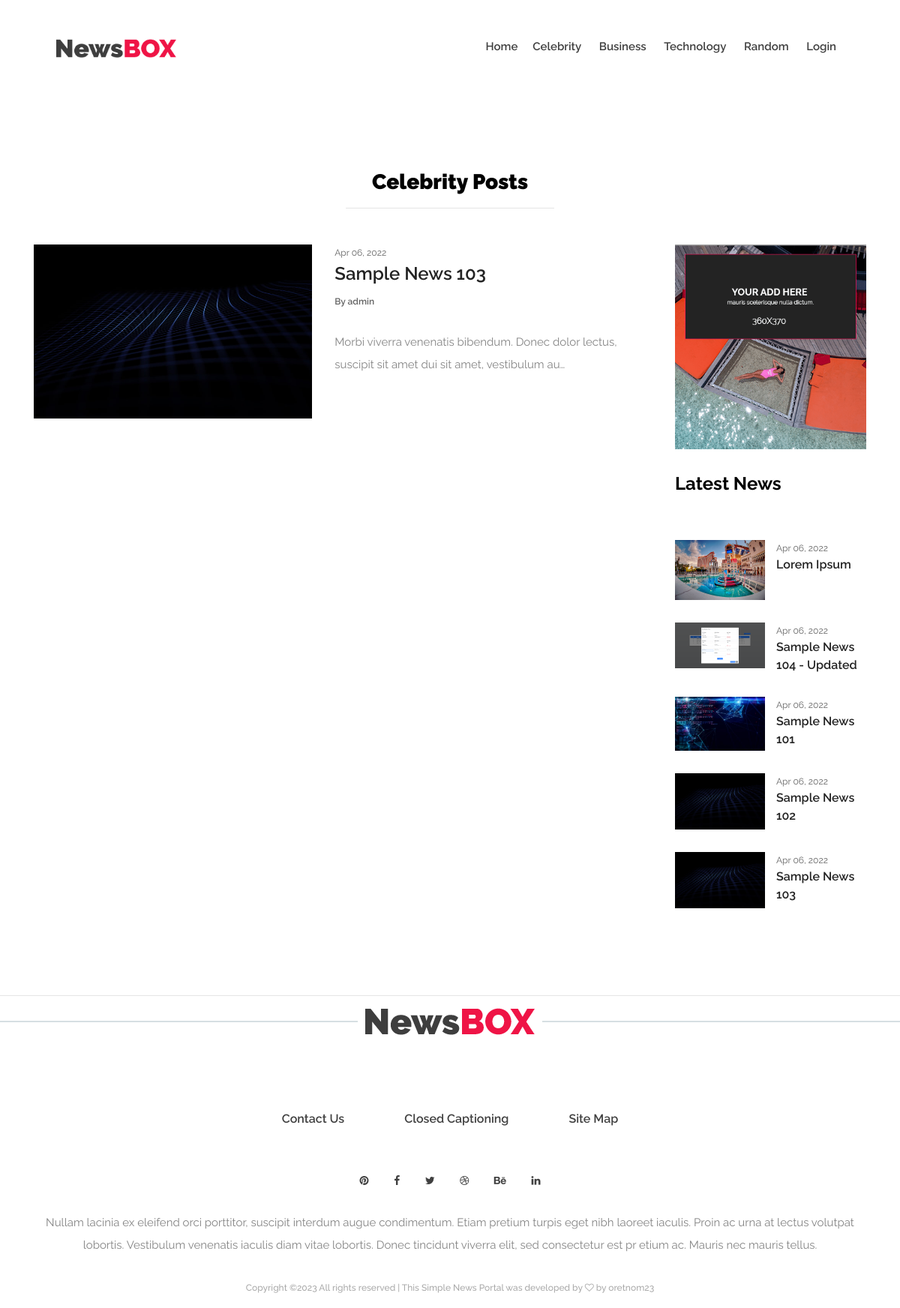
Page /category/1 on the committed database.
### newsApp/models.py (models this page shows, shortened)
class Category(models.Model):
    name = models.CharField(max_length=250)
    status = models.CharField(max_length=2, choices=(("1",'Active'), ("2",'Inactive')), default=1)
    date_created = models.DateTimeField(default=timezone.now)
    date_updated = models.DateTimeField(auto_now = True)
    def __str__(self):
        return self.name

class Post(models.Model):
    user = models.ForeignKey(User, on_delete=models.CASCADE)
    category = models.ForeignKey(Category, on_delete=models.CASCADE,default="")
    title = models.TextField()
    short_description = models.TextField()
    content = models.TextField()
    banner_path = models.ImageField(upload_to='news_bannner')
    status = models.CharField(max_length=2, choices=(("1",'Published'), ("2",'Unpublished')), default=2)
    meta_keywords = models.TextField()
    date_created = models.DateTimeField(default=timezone.now)
    date_updated = models.DateTimeField(auto_now = True)

### newsApp/views.py (the view)
# urls.py: path('category/<int:pk>', views.category_posts, name="category-post"),
def category_posts(request,pk=None):
    context = context_data()
    if pk is None:
        messages.error(request,"File not Found")
        return redirect('home-page')
    try:
        category = models.Category.objects.get(id=pk)
    except:
        messages.error(request,"File not Found")
        return redirect('home-page')
    context['category'] = category
    context['page'] = 'category_post'
    context['page_title'] = f'{category.name} Posts'
    context['posts'] = models.Post.objects.filter(status = 1, category = category).all()
    context['latest'] = models.Post.objects.filter(status = 1).order_by('-date_created').all()[:10]
    return render(request, 'category.html', context)

### newsApp/views.py (called while the page is built)
def context_data():
    context = {
        'site_name': 'Simple News Portal',
        'page' : 'home',
        'page_title' : 'News Portal',
        'categories' : models.Category.objects.filter(status = 1).all(),
    }
    return context

### newsApp/templates/category.html
{% extends 'layouts/base.html' %}{% load static %} {% block content %}
<div class="news-area section-padding-100-70">
    <div class="container">
        <h3 class="text-center"><b>{{category.name}} Posts</b></h3>
        <center>
            <hr class="w-25">
        </center>
        <div class="row mt-5">
            <div class="col-12 col-md-8 col-lg-9">
                <div id="post-list">
                    {% for post in posts %}
                    <div class="single-blog-post d-flex flex-wrap style-5 mb-30">
                        <div class="blog-thumbnail">
                            <a href="{% url 'view-post' post.pk %}"><img src="{{post.banner_path.url}}" alt="{post.title}"></a>
                        </div>
                        <div class="blog-content">
                            <span class="post-date">{{post.date_created|date:'M d, Y'}}</span>
                            <a href="{% url 'view-post' post.pk %}" class="post-title">{{post.title}}</a>
                            <a href="#" class="post-author">By {{post.user.username}}</a>
                            <p>{{post.short_description|truncatechars:100}}</p>
                        </div>
                    </div>
                    {% endfor %}
                </div>
            </div>
            <div class="col-12 col-md-4 col-lg-3">
                <div class="sidebar-area">
                    <div class="single-widget-area add-widget mb-30">
                        <a href="#">
                            <img src="{% static 'img/bg-img/add3.png' %}" alt="">
                        </a>
                    </div>
                    <div class="single-widget-area news-widget mb-30">
                        <h4>Latest News</h4>
                            {% for lpost in latest %}
                            <div class="single-blog-post d-flex style-4 mb-30">
                                <div class="blog-thumbnail">
                                    <a href="{% url 'view-post' lpost.pk %}"><img src="{{lpost.banner_path.url}}" alt="{{lpost.title}}"></a>
                                </div>
                                <div class="blog-content">
                                    <span class="post-date">{{lpost.date_created|date:"M d, Y"}}</span>
                                    <a href="{% url 'view-post' lpost.pk %}" class="post-title">{{lpost.title}}</a>
                                </div>
                            </div>
                            {% endfor %}
                    </div>
                </div>
            </div>
        </div>
    </div>
</div>
<hr> {% endblock content %}

### newsApp/templates/layouts/top-navigation.html (shortened to what this page needs)
{% load static %}
<header class="header-area">
    <div class="newsbox-main-menu">
        <div class="classy-nav-container breakpoint-off">
            <div class="container-fluid">
                <nav class="classy-navbar justify-content-between" id="newsboxNav">
                    <a href="index.html" class="nav-brand"><img src="{% static 'img/core-img/logo.png' %}" alt=""></a>
                    <div class="classy-menu">
                        <div class="classynav">
                            <ul>
                                <li><a href="{%url 'home-page'%}">Home</a>
                                {% for category in categories %}
                                <li><a href="{% url 'category-post' category.id %}">{{category}}</a></li>
                                {% endfor %}
                                {% if not user.id %}
                                <li><a href="{% url 'login-page' %}">Login</a></li>
                                {% endif %}
                            </ul>
                        </div>
                    </div>
                </nav>
            </div>
        </div>
    </div>
</header>

### static/style.css (style rules this page uses)
* { margin: 0; padding: 0; }
body { font-family: "Raleway", sans-serif; font-size: 14px; }
h1, h2, h3, h4, h5, h6 { font-family: "Raleway", sans-serif; color: #000000; line-height: 1.3; font-weight: 700; }
p { font-family: "Raleway", sans-serif; color: #858585; font-size: 15px; line-height: 2; font-weight: 400; }
a, a:hover, a:focus { -webkit-transition-duration: 500ms; transition-duration: 500ms; text-decoration: none; outline: 0 solid transparent; color: #000000; font-weight: 600; font-size: 16px; font-family: "Raleway", sans-serif; }
ul, ol { margin: 0; }
ul li, ol li { list-style: none; }
img { height: auto; max-width: 100%; }
.mb-30 { margin-bottom: 30px !important; }
.section-padding-100-70 { padding-top: 100px; padding-bottom: 70px; }
.header-area { position: relative; z-index: 1000; width: 100%; }
.header-area .newsbox-main-menu { position: relative; width: 100%; height: 125px; padding: 0 5%; }
.header-area .newsbox-main-menu .classy-navbar { height: 125px; padding: 0; }
.header-area .newsbox-main-menu .classy-navbar .nav-brand { max-width: 160px; margin-right: 30px; }
.header-area .newsbox-main-menu .classy-navbar .classynav ul li a { font-weight: 600; text-transform: capitalize; font-size: 15px; padding: 0 10px; color: #404040; }
.single-blog-post { position: relative; z-index: 1; overflow: hidden; -webkit-transition-duration: 500ms; transition-duration: 500ms; }
.single-blog-post.style-4 .blog-thumbnail { -webkit-box-flex: 0; -ms-flex: 0 0 120px; flex: 0 0 120px; max-width: 120px; width: 120px; margin-right: 15px; }
.single-blog-post.style-4 .blog-thumbnail img { width: 100%; }
.single-blog-post.style-4 .blog-content { position: relative; z-index: 1; }
.single-blog-post.style-4 .blog-content .post-date { font-size: 12px; color: #636363; margin-bottom: 5px; -webkit-transition-duration: 500ms; transition-duration: 500ms; }
.single-blog-post.style-4 .blog-content .post-title { display: block; font-weight: 600; font-size: 16px; margin-bottom: 0; color: #232323; -webkit-transition-duration: 500ms; transition-duration: 500ms; }
.single-blog-post.style-5 .blog-thumbnail { -webkit-box-flex: 0; -ms-flex: 0 0 45%; flex: 0 0 45%; max-width: 45%; width: 45%; margin-right: 30px; }
.single-blog-post.style-5 .blog-thumbnail img { width: 100%; }
.single-blog-post.style-5 .blog-content { position: relative; z-index: 1; -webkit-box-flex: 0; -ms-flex: 0 0 calc(55% - 30px); flex: 0 0 calc(55% - 30px); max-width: calc(55% - 30px); width: calc(55% - 30px); }
.single-blog-post.style-5 .blog-content .post-date { font-size: 12px; color: #636363; margin-bottom: 10px; -webkit-transition-duration: 500ms; transition-duration: 500ms; }
.single-blog-post.style-5 .blog-content .post-title { display: block; font-weight: 600; font-size: 24px; margin-bottom: 10px; color: #232323; -webkit-transition-duration: 500ms; transition-duration: 500ms; }
.single-blog-post.style-5 .blog-content .post-author { font-size: 12px; color: #636363; margin-bottom: 30px; -webkit-transition-duration: 500ms; transition-duration: 500ms; display: block; }
.sidebar-area { position: relative; z-index: 1; }
.single-widget-area { position: relative; z-index: 1; }
.single-widget-area.news-widget h4 { margin-bottom: 60px; }

### rows in the picture
Category: name "Celebrity"
Category: name "Business"
Category: name "Technology"
Category: name "Random"
Post: banner_path (picture), date_created "Apr 06, 2022", title "Sample News 103", user.username "admin", short_description "Morbi viverra venenatis bibendum. Donec dolor lectus, suscipit sit amet dui sit amet, vestibulum au…"
Post: banner_path (picture), date_created "Apr 06, 2022", title "Lorem Ipsum"
Post: banner_path (picture), date_created "Apr 06, 2022", title "Sample News 104 - Updated"
Post: banner_path (picture), date_created "Apr 06, 2022", title "Sample News 101"
Post: banner_path (picture), date_created "Apr 06, 2022", title "Sample News 102"

### other values in the picture
{{ site_name }} "Simple News Portal"
